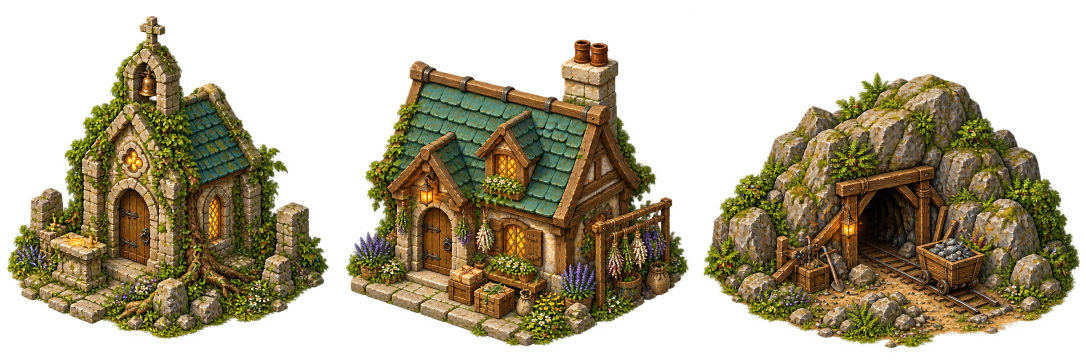
#> input picture docs/art/forest-quest-structures/generated-source.png, 2172 x 724 px (shown at 1/2 size)
$ python prepare-forest-quest-structures.py
#> lines starting #> are read from the running program, lines starting #| are printed output that depends on the picture; after the words box and inside, x2 and y2 are one past the last pixel; in counts of white or black regions, pixels touching at a corner belong together
"""Split independent generated quest destinations by measured alpha boundaries."""
from pathlib import Path
import hashlib
import json
import numpy as np
from PIL import Image
ROOT=Path(__file__).resolve().parents[1]
SOURCE=ROOT/'docs/art/forest-quest-structures/generated-source.png'
im=Image.open(SOURCE).convert('RGBA')
#> im is the input picture: PIL image 2172x724 RGBA; mean R, G, B, A 57.7, 49, 24.4, 126.4
alpha=np.array(im.getchannel('A'))
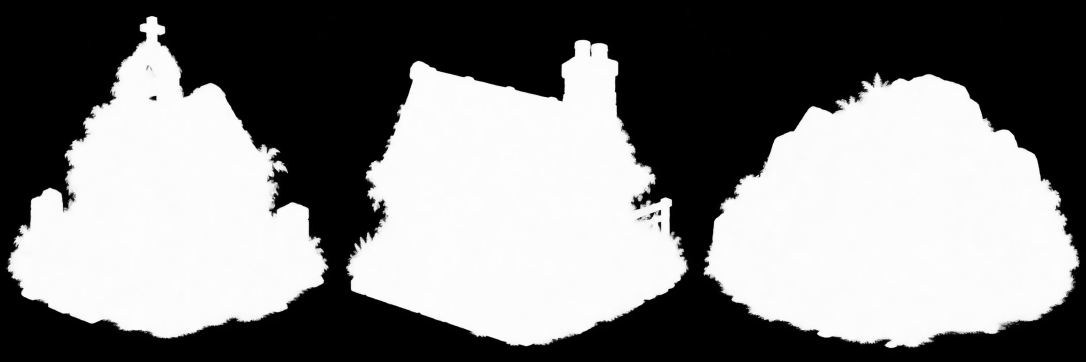
#> alpha: shape (724, 2172) (shown at 1/2 size); min 0, max 255, mean 126.4
# Remove generator alpha1-3 noise outside the actual independent silhouettes.
clean=np.array(im);clean[:,:,3][alpha<=3]=0;im=Image.fromarray(clean,'RGBA')
#> after `clean[:, :, 3][alpha <= 3] = 0`: clean: shape (724, 2172, 4); 2.75% of pixels changed, all inside (x1, y1, x2, y2) = (0, 3, 2172, 724)
alpha=np.array(im.getchannel('A'))
occupied=(alpha>16).any(axis=0)
spans=[]; start=None
for x,full in enumerate(occupied):
 if full and start is None: start=x
 if not full and start is not None: spans.append((start,x));start=None
#> this loop made 2172 passes
#> full on passes 1 to 12: False, False, False, False, False, False, False, False, False, False, False, True
#> after the loop, spans = [(11, 658), (691, 1378), (1406, 2160)]
if start is not None: spans.append((start,len(occupied)))
assert len(spans)==3, spans
cuts=[0,*[(spans[i][1]+spans[i+1][0])//2 for i in range(2)],im.width]
#> cuts = [0, 674, 1392, 2172]
specs=[
 ('forest-quest-chapel','roots',[330,563],[260,595],[[170,477],[333,543],[498,469],[327,403]]),
 ('forest-quest-cottage','moon',[1026,570],[885,600],[[795,501],[1039,601],[1264,516],[1009,419]]),
 ('forest-quest-cave','sun',[1790,571],[1850,644],[[1470,455],[1807,601],[2090,493],[1771,360]])
]
items=[]
for i,(name,quest,ground,approach,solid) in enumerate(specs):
 sector=im.crop((cuts[i],0,cuts[i+1],im.height))
 b=Image.fromarray((np.array(sector.getchannel('A'))>4).astype('uint8')*255).getbbox(); assert b
 crop=[max(cuts[i],cuts[i]+b[0]-4),max(0,b[1]-4),min(cuts[i+1],cuts[i]+b[2]+4),min(im.height,b[3]+4)]
 result=im.crop(crop)
 path=ROOT/f'flutter_game/art/{name}.webp'
 result.save(path,quality=94,method=6)
 point=lambda p:[p[0]-crop[0],p[1]-crop[1]]
 items.append({'key':name,'quest':quest,'sourceRect':crop,'runtimeSize':list(result.size),'groundAnchor':point(ground),'frontApproach':point(approach),'solidFootprint':list(map(point,solid)),'sha256':hashlib.sha256(path.read_bytes()).hexdigest()})
#> this loop made 3 passes
#> (b, crop) on passes 1 to 3: ((11, 31, 658, 679), [7, 27, 662, 683]), ((17, 77, 706, 695), [687, 73, 1384, 699]), ((14, 144, 769, 699), [1402, 140, 2165, 703])
#> pass 1, `sector=im.crop((cuts[i],0,cuts[i+1],im.height))`:
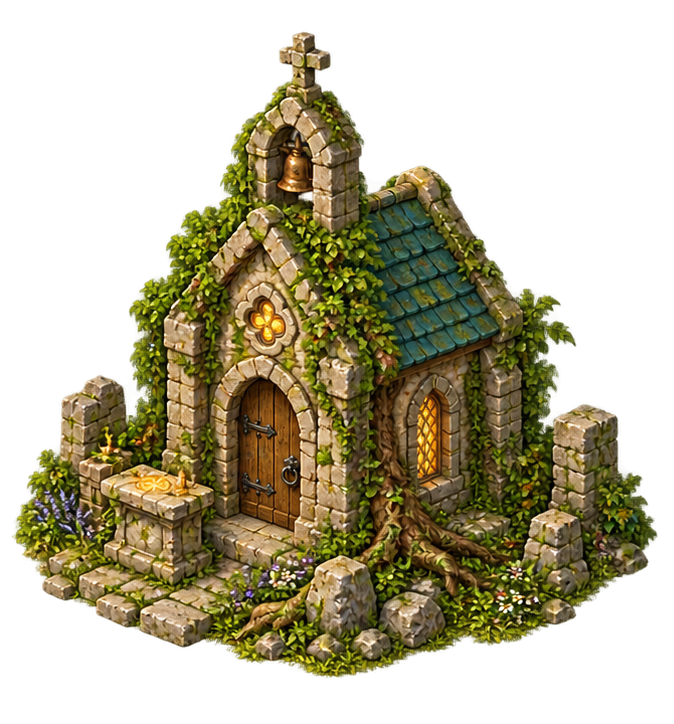
#> sector: PIL image 674x724 RGBA; mean R, G, B, A 54.5, 48, 22.2, 118.1; transparent parts drawn white
#> pass 1, `result=im.crop(crop)`:
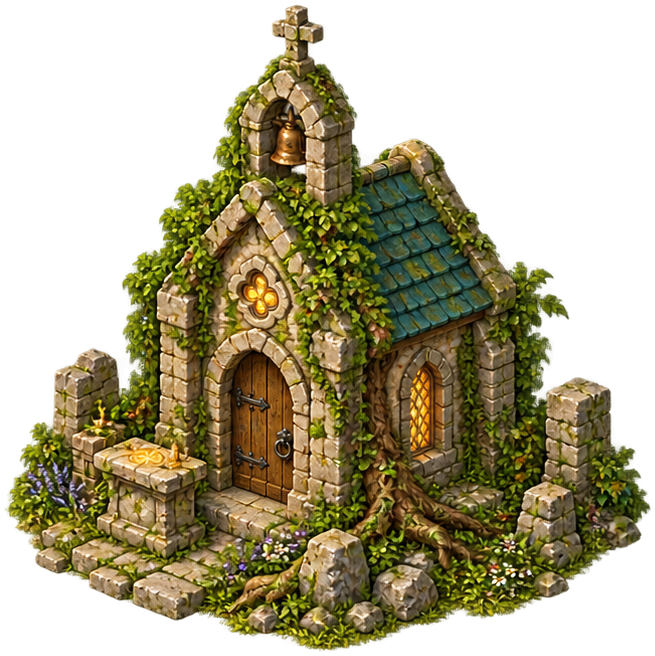
#> result: PIL image 655x656 RGBA; mean R, G, B, A 61.9, 54.5, 25.2, 134.2; transparent parts drawn white
#> pass 2, `sector=im.crop((cuts[i],0,cuts[i+1],im.height))`:
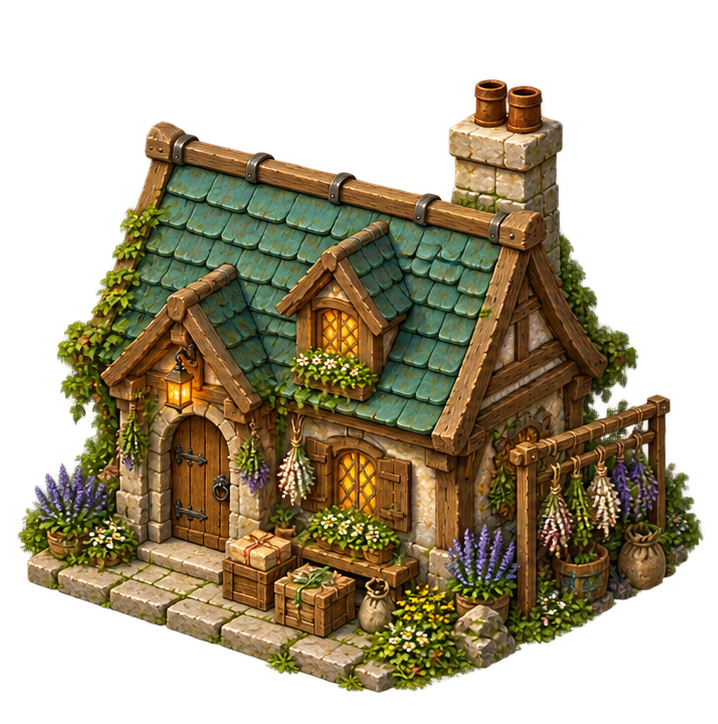
#> sector: PIL image 718x724 RGBA; mean R, G, B, A 60, 50.1, 26.4, 132.5; transparent parts drawn white
#> pass 2, `result=im.crop(crop)`:
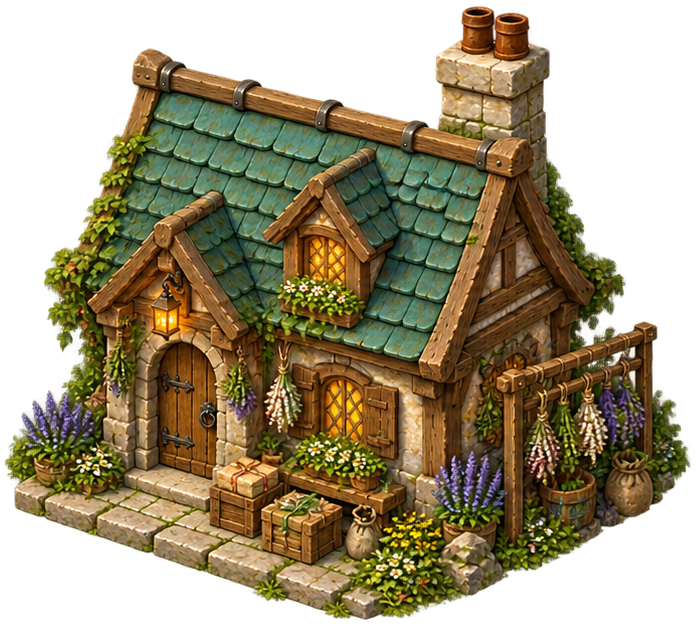
#> result: PIL image 697x626 RGBA; mean R, G, B, A 71.5, 59.6, 31.4, 157.8; transparent parts drawn white
#> after the loop:
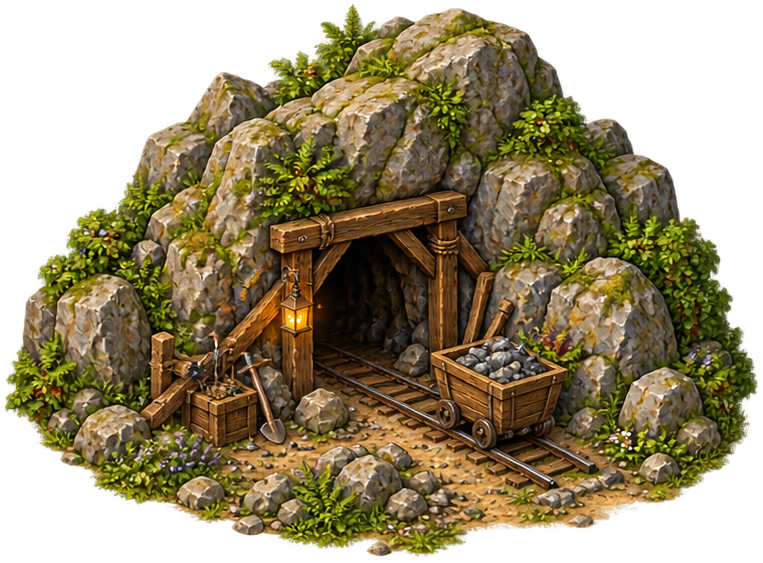
#> result: PIL image 763x563 RGBA; mean R, G, B, A 76.8, 64.2, 32.3, 168; transparent parts drawn white
#> after the loop, items = 3 items
metadata={'source':'generated-source.png','sourceSize':list(im.size),'sourceSha256':hashlib.sha256(SOURCE.read_bytes()).hexdigest(),'referenceConcept':'docs/art/forest-composition/','lighting':'Upper left, high southeast quarter view; tops/front/right sides visible','assets':items,'packing':'tools/prepare-forest-quest-structures.py; measured alpha>4 components with4px gutter; alpha1-3 generator noise cleared, native pixels, WebP quality94','anchors':'Ground anchor is the center of the illustrated ground-contact plinth. frontApproach marks a free place in front of the door/worksite for a separate NPC. solidFootprint outlines the structure body, excluding the apron and approach.'}
(ROOT/'docs/art/forest-quest-structures/provenance.json').write_text(json.dumps(metadata,indent=4)+'\n')
print(json.dumps(metadata))
#> (printed output is left out)
